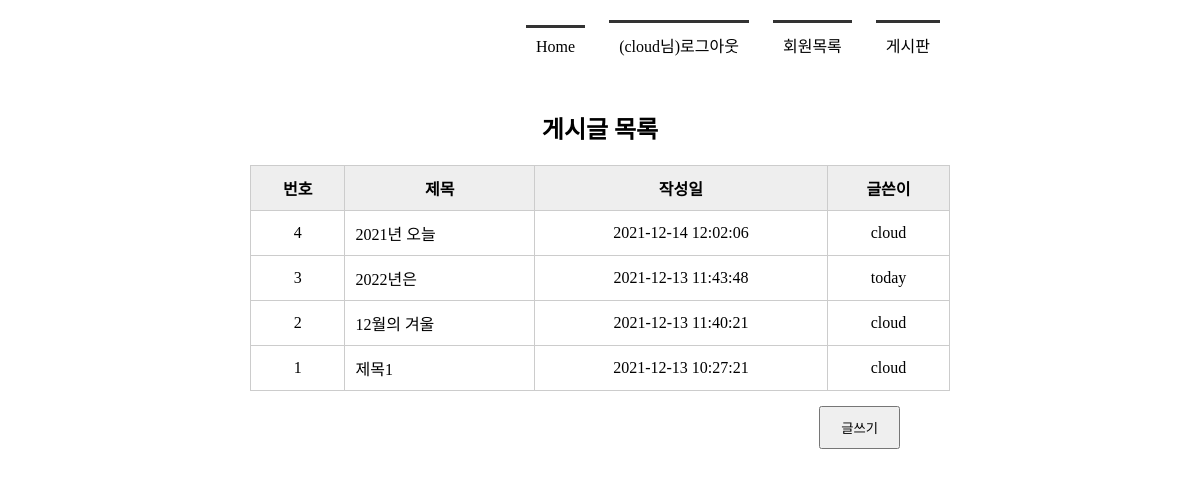
The page /boardlist/ (signed in) on the database its author committed.
### tables this page shows
CREATE TABLE board(
        bno INTEGER PRIMARY KEY AUTOINCREMENT,
        title TEXT NOT NULL,
        content TEXT NOT NULL,
        create_date TIMESTAMP DATE DEFAULT (datetime('now', 'localtime')),
        mid CHAR(5) NOT NULL,
        FOREIGN KEY(mid) REFERENCES member(mid)
    );

### app.py (the view)
@app.route('/boardlist/')
def boardlist():
    conn = getconn()
    cur = conn.cursor()
    sql = "SELECT * FROM board ORDER BY bno DESC"
    cur.execute(sql)
    rs = cur.fetchall()
    conn.close()
    return render_template('boardlist.html', rs=rs)

### app.py (called while the page is built)
def getconn():
    conn = sqlite3.connect('./memberdb.db')
    return conn

### templates/boardlist.html (shortened to what this page needs)
<!DOCTYPE html>
<html lang="ko">
<head>
    <link rel="stylesheet" href="{{ url_for('static', filename='css/style.css') }}">
</head>
<body>
    <div id="container">
        {% include 'navbar.html' %}
        <section>
            <h1>게시글 목록</h1>
            <table class="tbl_bo_list">
                <tr>
                    <th>번호</th>
                    <th>제목</th>
                    <th>작성일</th>
                    <th>글쓴이</th>
                </tr>
                {% for i in rs %}
                <tr>
                    <td>{{ i[0] }}</td>
                    <td><a href="{{ url_for('board_view', bno=i[0]) }}">{{ i[1] }}</a></td>
                    <td>{{ i[3] }}</td>
                    <td>{{ i[4] }}</td>
                </tr>
                {% endfor %}
            </table>
            <div class="btn_write">
                <input type="button" value="글쓰기" onclick="goWrite()">
            </div>
        </section>
    </div>
</body>
</html>

### static/css/style.css (style rules this page uses)
* { margin: 0; padding: 0 }
#container { width: 1000px; margin: 10px auto; }
section { text-align: center }
section table { width: 600px; margin: 0 auto; border-collapse: collapse; }
section h1 { margin-bottom: 20px; }
section table, th, td { border: 1px solid #ccc; padding: 10px; }
section table th { background-color: #eee; }
section table a { color: #000; }
section .tbl_bo_list { width: 700px; margin:0 auto; }
section .tbl_bo_list tr td:nth-child(2) { text-align: left; }
section .tbl_bo_list a { text-decoration: none; color:#000; }
section .btn_write { text-align: right; margin: 15px 200px; }
section .btn_write input { padding: 10px 20px; }

### rows shown on the page
board: bno "4", title "2021년 오늘", create_date "2021-12-14 12:02:06", mid "cloud"
board: bno "3", title "2022년은", create_date "2021-12-13 11:43:48", mid "today"
board: bno "2", title "12월의 겨울", create_date "2021-12-13 11:40:21", mid "cloud"
board: bno "1", title "제목1", create_date "2021-12-13 10:27:21", mid "cloud"

### other values the page prints
{{ session['userID'] }} "cloud"
